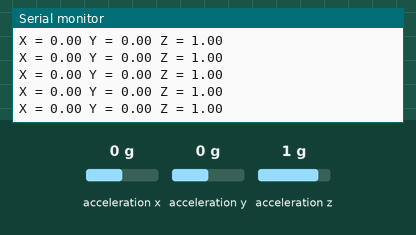
Bench run of a sketch on a simulated Arduino Nano 33 BLE. Shown: the last lines printed to the serial monitor. Inputs (shaded band) come from the test bench; at power-on: acceleration x 0 g, acceleration y 0 g, acceleration z 1 g.

Above: at 1.2 s.
1.3 s: acceleration x set to -1.4 g
At 1.8 s:
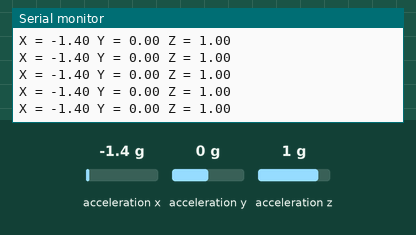
2.8 s: acceleration y set to -1.4 g
At 3.3 s:
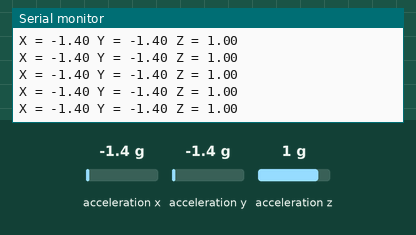

Measured:
- after the input at 1.3 s, the serial monitor: prints a new line at once (image 1)
- after the input at 2.8 s, the serial monitor: prints a new line at once (image 2)

The sketch:

Accelerometer.ino
```cpp
#include <Arduino_LSM9DS1.h>

void setup() {
  Serial.begin(9600);

  if (!IMU.begin()) {
    Serial.println("Failed to initialize IMU!");
    while (1);
  }

  Serial.println("Accelerometer Ready");
}

void loop() {
  float x, y, z;

  if (IMU.accelerationAvailable()) {
    IMU.readAcceleration(x, y, z);

    Serial.print("X = ");
    Serial.print(x);

    Serial.print(" Y = ");
    Serial.print(y);

    Serial.print(" Z = ");
    Serial.println(z);
  }
}
```
